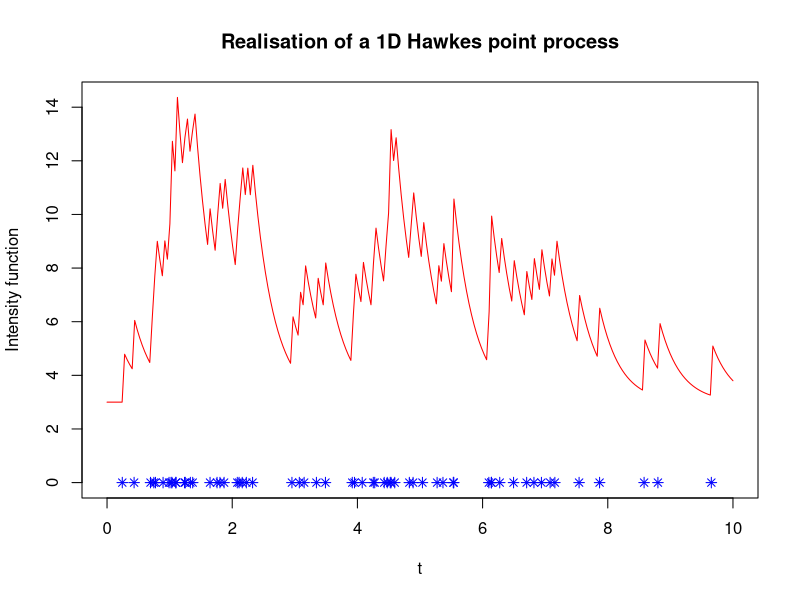
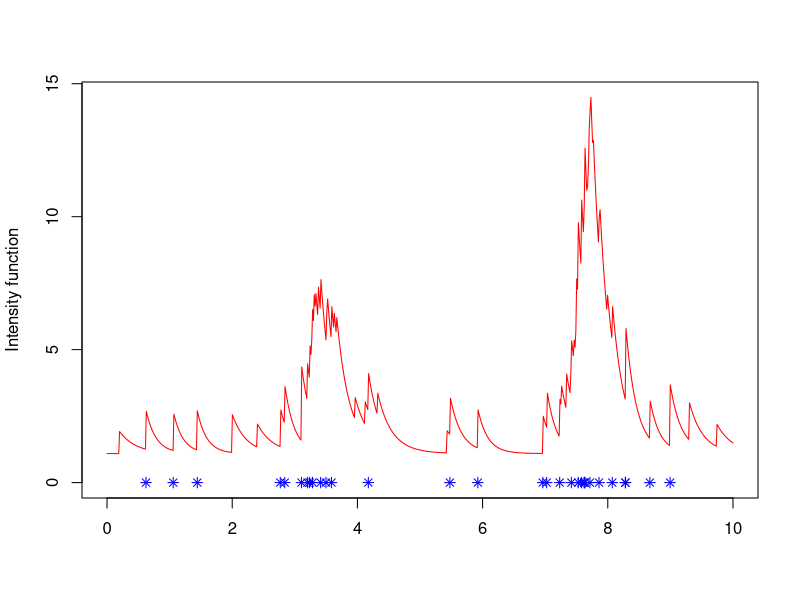
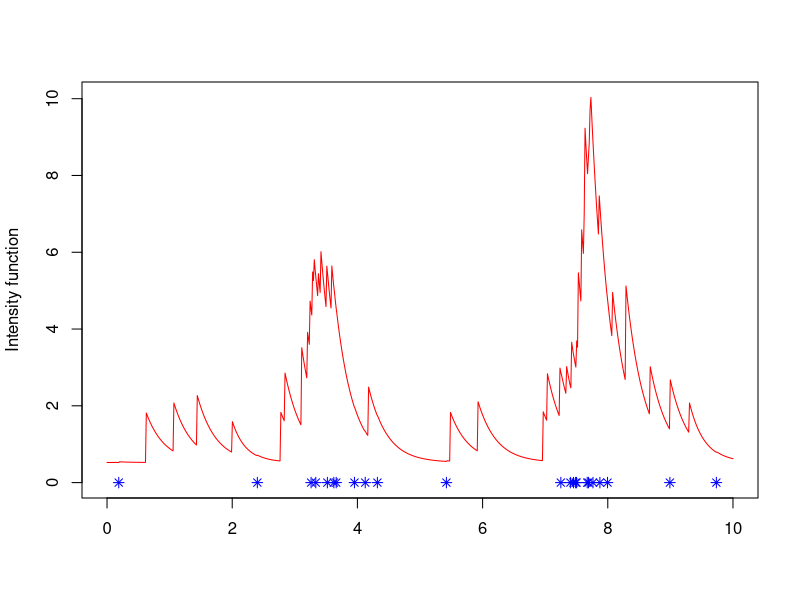
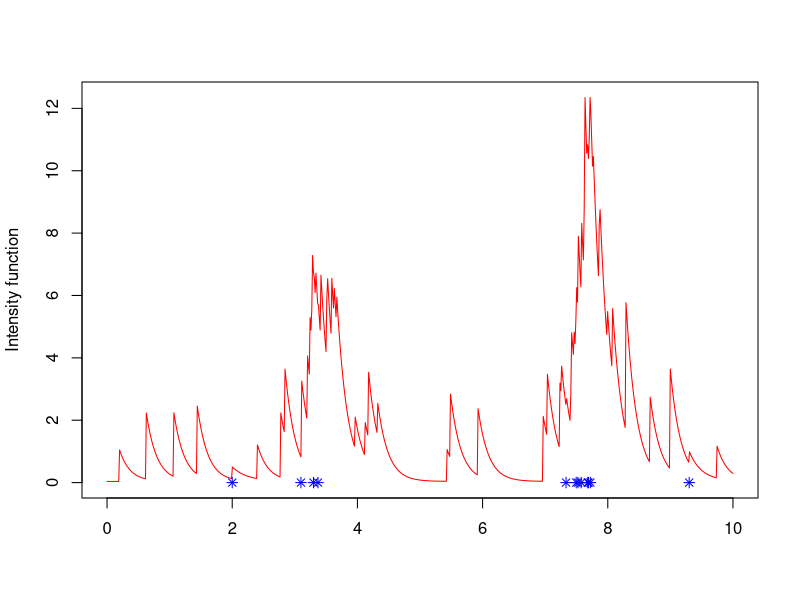

These charts were generated, in order, by the following R code:
###### 1D Hawkes process simulation 

T_tot = 10

exp_kernel_function = function(t, alpha = 1, beta = 1){ # Exponentially decreasing kernel
  return(alpha * exp(-beta*t) * (t>0))
}

base_rate = 3
alpha = 2
beta = 3

time_points = c()
s=0
while(s < T_tot){
  lambda = base_rate + sum(exp_kernel_function(s-time_points, alpha = alpha, beta = beta))
  u = runif(1)
  w = -log(u)/lambda # Exponentially distributed waiting time with rate lambda
  s = s+w
  test = runif(1)
  if (test*lambda < base_rate + sum(exp_kernel_function(s-time_points, alpha = alpha, beta = beta))){
    time_points = c(time_points, s)
  }
}



t = seq(0, 10, length.out = 250)
lambda_t = c()
for (t_i in t){
  l = base_rate
  for (t_event in time_points){
    l = l + exp_kernel_function(t_i - t_event, alpha = alpha, beta = beta)
  }
  lambda_t = c(lambda_t, l)
}

time_points = time_points[time_points <= T_tot]

plot(t, lambda_t, type = 'l', col = 'red', ylim = c(0, max(lambda_t)), main = "Realisation of a 1D Hawkes point process", xlab = "t", ylab = "Intensity function")
points(time_points, rep(0, length(time_points)), col = 'blue', pch = 8)

###### 2D Hawkes process simulation 

kernel_function = function(t, alpha, beta){
  return(alpha * exp(-beta * t) * (t>0))
}

d = 3

T_tot = 10

base_rate = matrix(data = abs(rnorm(d)), nrow = d)
alpha = matrix(data = abs(rnorm(d^2, mean = 0.5)), nrow = d)
beta = matrix(data = abs(rnorm(d^2, mean = 5)), nrow = d)

print(base_rate)
print(alpha)
print(beta)

time_points = vector("list", 2)
for (i in 1:d){
  time_points[[i]] = numeric(0)
}

s = 0

while (s<T_tot){
  print(s)
  lambda = rep(0, d)
  for (m in 1:d){
    lambda[m] = base_rate[m] 
    for (n in 1:d){
      lambda[m] = lambda[m] + sum(kernel_function(s-time_points[[n]], alpha = alpha[m,n], beta = beta[m,n])) #+ sum(alpha[m, n] * exp(-beta[m, n] * (s-time_points[[n]]))) 
    }
  }
  lambda0 = sum(lambda)
  print(paste0("lambda =", lambda0))
  u = runif(1)
  w = -log(u)/lambda0
  s = s + w
  test = runif(1)
  lambda_test = rep(0, d)
  for (m in 1:d){
    lambda_test[m] = base_rate[m] 
    for (n in 1:d){
      lambda_test[m] = lambda_test[m] + sum(kernel_function(s-time_points[[n]], alpha = alpha[m,n], beta = beta[m,n])) #+ sum(alpha[m, n] * exp(-beta[m, n] * (s-time_points[[n]]))) 
    }
  }
  if (test * lambda0 <= sum(lambda_test)){
    k = 1
    while (test * lambda0 > sum(lambda_test[1:k])){
      k = k+1
    }
    time_points[[k]] = c(time_points[[k]], s)
  }
}

time_points = sapply(time_points, function(x) x[x<=T_tot])
N = 750
t = seq(0, T_tot, length.out = N)

lambda_t = matrix(NA, nrow = d, ncol = N)

for (i in 1:N){
  lambda = rep(0, d)
  for (m in 1:d){
    lambda[m] = base_rate[m] 
    for (n in 1:d){
      lambda[m] = lambda[m] + sum(kernel_function(t[i]-time_points[[n]], alpha = alpha[m,n], beta = beta[m,n])) #+ sum(alpha[m, n] * exp(-beta[m, n] * (s-time_points[[n]]))) 
    }
  }
  lambda_t[,i]= lambda
}

for (i in 1:d){
  plot(t, lambda_t[i,], type = 'l', col = 'red', ylim = c(0, max(lambda_t[i,])), xlab = "", ylab = "Intensity function")
  points(time_points[[i]], rep(0, length(time_points[[i]])), col = "blue", pch = 8)
}




